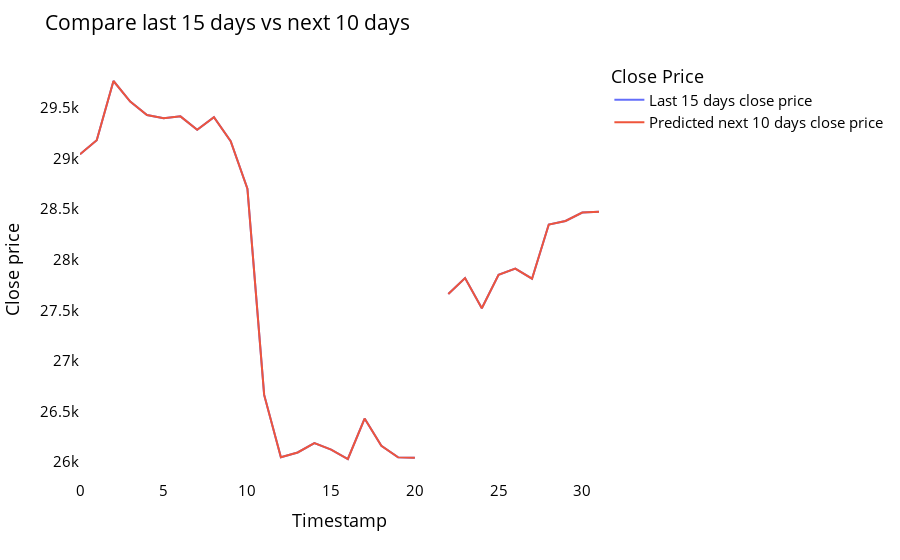

Source (notebook cell):
### Code cell
temp_mat = np.empty((len(last_days)+pred_days+1,1))
temp_mat[:] = np.nan
temp_mat = temp_mat.reshape(1,-1).tolist()[0]

last_original_days_value = temp_mat
next_predicted_days_value = temp_mat

last_original_days_value[0:time_step+1] = scaler.inverse_transform(closedf[len(closedf)-time_step:]).reshape(1,-1).tolist()[0]
next_predicted_days_value[time_step+1:] = scaler.inverse_transform(np.array(lst_output).reshape(-1,1)).reshape(1,-1).tolist()[0]

new_pred_plot = pd.DataFrame({
    'last_original_days_value':last_original_days_value,
    'next_predicted_days_value':next_predicted_days_value
})

names = cycle(['Last 15 days close price','Predicted next 10 days close price'])

fig = px.line(new_pred_plot,x=new_pred_plot.index, y=[new_pred_plot['last_original_days_value'],
                                                      new_pred_plot['next_predicted_days_value']],
              labels={'value': 'Close price','index': 'Timestamp'})
fig.update_layout(title_text='Compare last 15 days vs next 10 days',
                  plot_bgcolor='white', font_size=15, font_color='black',legend_title_text='Close Price')
fig.for_each_trace(lambda t:  t.update(name = next(names)))
fig.update_xaxes(showgrid=False)
fig.update_yaxes(showgrid=False)
fig.show()

### Figure 1 — Plotly figure (JSON) as saved in the notebook; plotly's stock layout.template omitted (floating-point values rounded to 4 significant figures)
{"data": [{"hovertemplate": "variable=last_original_days_value<br>Timestamp=%{x}<br>Close price=%{y}<extra></extra>", "legendgroup": "last_original_days_value", "line": {"color": "#636efa", "dash": "solid"}, "marker": {"symbol": "circle"}, "mode": "lines", "name": "Last 15 days close price", "orientation": "v", "showlegend": true, "type": "scatter", "x": [0, 1, 2, 3, 4, 5, 6, 7, 8, 9, 10, 11, 12, 13, 14, 15, 16, 17, 18, 19, 20, 21, 22, 23, 24, 25, 26, 27, 28, 29, 30, 31], "xaxis": "x", "y": [29040.0, 29180.0, 29770.0, 29560.0, 29430.0, 29400.0, 29420.0, 29280.0, 29410.0, 29170.0, 28700.0, 26660.0, 26050.0, 26100.0, 26190.0, 26120.0, 26030.0, 26430.0, 26160.0, 26050.0, 26040.0, null, 27660.0, 27820.0, 27520.0, 27850.0, 27910.0, 27810.0, 28350.0, 28380.0, 28470.0, 28470.0], "yaxis": "y"}, {"hovertemplate": "variable=next_predicted_days_value<br>Timestamp=%{x}<br>Close price=%{y}<extra></extra>", "legendgroup": "next_predicted_days_value", "line": {"color": "#EF553B", "dash": "solid"}, "marker": {"symbol": "circle"}, "mode": "lines", "name": "Predicted next 10 days close price", "orientation": "v", "showlegend": true, "type": "scatter", "x": [0, 1, 2, 3, 4, 5, 6, 7, 8, 9, 10, 11, 12, 13, 14, 15, 16, 17, 18, 19, 20, 21, 22, 23, 24, 25, 26, 27, 28, 29, 30, 31], "xaxis": "x", "y": [29040.0, 29180.0, 29770.0, 29560.0, 29430.0, 29400.0, 29420.0, 29280.0, 29410.0, 29170.0, 28700.0, 26660.0, 26050.0, 26100.0, 26190.0, 26120.0, 26030.0, 26430.0, 26160.0, 26050.0, 26040.0, null, 27660.0, 27820.0, 27520.0, 27850.0, 27910.0, 27810.0, 28350.0, 28380.0, 28470.0, 28470.0], "yaxis": "y"}], "layout": {"font": {"color": "black", "size": 15}, "legend": {"title": {"text": "Close Price"}, "tracegroupgap": 0}, "margin": {"t": 60}, "plot_bgcolor": "white", "title": {"text": "Compare last 15 days vs next 10 days"}, "xaxis": {"anchor": "y", "domain": [0, 1], "showgrid": false, "title": {"text": "Timestamp"}}, "yaxis": {"anchor": "x", "domain": [0, 1], "showgrid": false, "title": {"text": "Close price"}}}}
